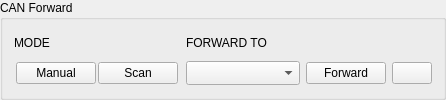
      <widget class="QGroupBox" name="groupBox">
       <property name="title">
        <string>CAN Forward</string>
       </property>
       <layout class="QGridLayout" name="horizontalLayout_34" columnstretch="0,1,0,0">
        <property name="verticalSpacing">
         <number>6</number>
        </property>
        <item row="0" column="0">
         <widget class="QLabel" name="canModeLabel">
          <property name="text">
           <string>MODE</string>
          </property>
          <property name="caption" stdset="0">
           <bool>true</bool>
          </property>
         </widget>
        </item>
        <item row="0" column="1">
         <widget class="QLabel" name="canFwdToLabel">
          <property name="text">
           <string>FORWARD TO</string>
          </property>
          <property name="caption" stdset="0">
           <bool>true</bool>
          </property>
         </widget>
        </item>
        <item row="1" column="0">
         <widget class="QFrame" name="canModeFrame">
          <property name="seg" stdset="0">
           <bool>true</bool>
          </property>
          <layout class="QHBoxLayout" name="canModeLayout">
           <property name="spacing">
            <number>2</number>
           </property>
           <property name="leftMargin">
            <number>2</number>
           </property>
           <property name="topMargin">
            <number>2</number>
           </property>
           <property name="rightMargin">
            <number>2</number>
           </property>
           <property name="bottomMargin">
            <number>2</number>
           </property>
           <item>
            <widget class="QPushButton" name="canDefaultButton">
             <property name="sizePolicy">
              <sizepolicy hsizetype="Fixed" vsizetype="Fixed">
               <horstretch>0</horstretch>
               <verstretch>0</verstretch>
              </sizepolicy>
             </property>
             <property name="toolTip">
              <string>Populate box without scanning, in case there are problems with scanning or the firmware does not support it.</string>
             </property>
             <property name="text">
              <string>Manual</string>
             </property>
            </widget>
           </item>
           <item>
            <widget class="QPushButton" name="canRefreshButton">
             <property name="sizePolicy">
              <sizepolicy hsizetype="Fixed" vsizetype="Fixed">
               <horstretch>0</horstretch>
               <verstretch>0</verstretch>
              </sizepolicy>
             </property>
             <property name="toolTip">
              <string>Scan for CAN devices</string>
             </property>
             <property name="text">
              <string>Scan</string>
             </property>
             <property name="icon">
              <iconset resource="../res.qrc">
               <normaloff>:/res/icons/Refresh-96.png</normaloff>:/res/icons/Refresh-96.png</iconset>
             </property>
            </widget>
           </item>
          </layout>
         </widget>
        </item>
        <item row="1" column="1">
         <widget class="QComboBox" name="canFwdBox">
          <property name="sizeAdjustPolicy">
           <enum>QComboBox::AdjustToMinimumContentsLengthWithIcon</enum>
          </property>
          <property name="minimumContentsLength">
           <number>8</number>
          </property>
          <property name="sizePolicy">
           <sizepolicy hsizetype="Expanding" vsizetype="Fixed">
            <horstretch>0</horstretch>
            <verstretch>0</verstretch>
           </sizepolicy>
          </property>
         </widget>
        </item>
        <item row="1" column="2">
         <widget class="QPushButton" name="canFwdButton">
          <property name="sizePolicy">
           <sizepolicy hsizetype="Fixed" vsizetype="Fixed">
            <horstretch>0</horstretch>
            <verstretch>0</verstretch>
           </sizepolicy>
          </property>
          <property name="toolTip">
           <string>Forward communication over CAN-bus</string>
          </property>
          <property name="checkable">
           <bool>true</bool>
          </property>
          <property name="text">
           <string>Forward</string>
          </property>
         </widget>
        </item>
        <item row="1" column="3">
         <widget class="QPushButton" name="helpButton">
          <property name="sizePolicy">
           <sizepolicy hsizetype="Fixed" vsizetype="Fixed">
            <horstretch>0</horstretch>
            <verstretch>0</verstretch>
           </sizepolicy>
          </property>
          <property name="toolTip">
           <string>Show help</string>
          </property>
          <property name="text">
           <string />
          </property>
          <property name="icon">
           <iconset resource="../res.qrc">
            <normaloff>:/res/icons/Help-96.png</normaloff>:/res/icons/Help-96.png</iconset>
          </property>
         </widget>
        </item>
       </layout>
      </widget>
